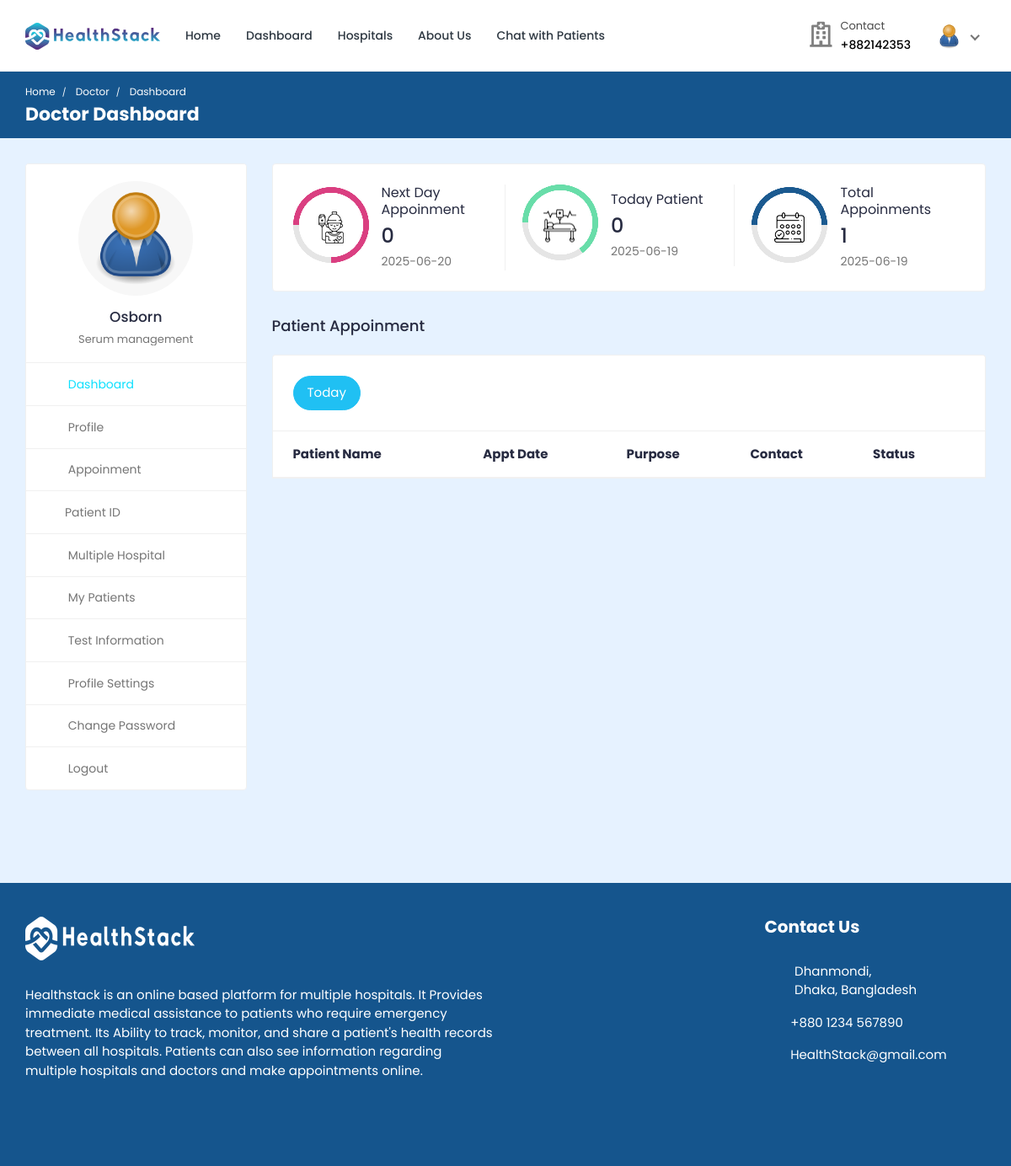
/doctor/doctor-dashboard/ (signed in), run on the app's committed database.
### doctor/models.py (models this page shows, shortened)
class Doctor_Information(models.Model):
    DOCTOR_TYPE = (
        ('Cardiologists', 'Cardiologists'),
        ('Neurologists', 'Neurologists'),
        ('Pediatricians', 'Pediatricians'),
        ('Physiatrists', 'Physiatrists'),
        ('Dermatologists', 'Dermatologists'),
    )
    doctor_id = models.AutoField(primary_key=True)
    user = models.OneToOneField(User, on_delete=models.CASCADE, null=True, blank=True, related_name='profile')
    name = models.CharField(max_length=200, null=True, blank=True)
    username = models.CharField(max_length=200, null=True, blank=True)
    gender = models.CharField(max_length=200, null=True, blank=True)
    description = models.TextField(max_length=1000, null=True, blank=True)
    department = models.CharField(max_length=200, choices=DOCTOR_TYPE, null=True, blank=True)
    department_name = models.ForeignKey(hospital_department, on_delete=models.SET_NULL, null=True, blank=True)
    specialization = models.ForeignKey(specialization, on_delete=models.SET_NULL, null=True, blank=True)
    featured_image = models.ImageField(upload_to='doctors/', default='doctors/user-default.png', null=True, blank=True)
    certificate_image = models.ImageField(upload_to='doctors_certificate/', default='doctors_certificate/default.png', null=True, blank=True)
    email = models.EmailField(max_length=200, null=True, blank=True)
    phone_number = models.CharField(max_length=200, null=True, blank=True)
    nid = models.CharField(max_length=200, null=True, blank=True)
    visiting_hour = models.CharField(max_length=200, null=True, blank=True)
    consultation_fee = models.IntegerField(null=True, blank=True)
    report_fee = models.IntegerField(null=True, blank=True)
    dob = models.CharField(max_length=200, null=True, blank=True)
    institute = models.CharField(max_length=200, null=True, blank=True)
    degree = models.CharField(max_length=200, null=True, blank=True)
    completion_year = models.CharField(max_length=200, null=True, blank=True)
    work_place = models.CharField(max_length=200, null=True, blank=True)
    designation = models.CharField(max_length=200, null=True, blank=True)
    start_year = models.CharField(max_length=200, null=True, blank=True)
    end_year = models.CharField(max_length=200, null=True, blank=True)
    register_status =  models.CharField(max_length=200, null=True, blank=True)
    hospital_name = models.ForeignKey(Hospital_Information, on_delete=models.SET_NULL, null=True, blank=True)

### hospital_admin/models.py (models this page shows, shortened)
class specialization(models.Model):
    specialization_id = models.AutoField(primary_key=True)
    specialization_name = models.CharField(max_length=200, null=True, blank=True)
    hospital = models.ForeignKey(Hospital_Information, on_delete=models.CASCADE, null=True, blank=True)

### doctor/views.py (the view)
# urls.py: path('doctor-dashboard/',views.doctor_dashboard, name='doctor-dashboard'),
@csrf_exempt
@login_required(login_url="doctor-login")
@cache_control(no_cache=True, must_revalidate=True, no_store=True)
def doctor_dashboard(request):
        if request.user.is_authenticated:
            if request.user.is_doctor:
                doctor = Doctor_Information.objects.get(user=request.user)
                current_date = datetime.date.today()
                current_date_str = str(current_date)
                today_appointments = Appointment.objects.filter(date=current_date_str).filter(doctor=doctor).filter(appointment_status='confirmed')
                next_date = current_date + datetime.timedelta(days=1) # next days date
                next_date_str = str(next_date)
                next_days_appointment = Appointment.objects.filter(date=next_date_str).filter(doctor=doctor).filter(Q(appointment_status='pending') | Q(appointment_status='confirmed')).count()
                today_patient_count = Appointment.objects.filter(date=current_date_str).filter(doctor=doctor).annotate(count=Count('patient'))
                total_appointments_count = Appointment.objects.filter(doctor=doctor).annotate(count=Count('id'))
            else:
                return redirect('doctor-logout')
            context = {'doctor': doctor, 'today_appointments': today_appointments, 'today_patient_count': today_patient_count, 'total_appointments_count': total_appointments_count, 'next_days_appointment': next_days_appointment, 'current_date': current_date_str, 'next_date': next_date_str}
            return render(request, 'doctor-dashboard.html', context)
        else:
            return redirect('doctor-login')

### templates/doctor-dashboard.html (shortened to what this page needs)
{% load static %}
<!DOCTYPE html>
<html lang="en">
  <head>
    <link
      rel="stylesheet"
      href="{% static 'HealthStack-System/css/Normal/bootstrap.min.css' %}"
    />
    <link
      rel="stylesheet"
      href="{% static 'HealthStack-System/plugins/Normal/fontawesome/css/fontawesome.min.css' %}"
    />
    <link
      rel="stylesheet"
      href="{% static 'HealthStack-System/plugins/Normal/fontawesome/css/all.min.css' %}"
    />
    <link
      rel="stylesheet"
      href="{% static 'HealthStack-System/css/Normal/style.css' %}"
    />
  </head>
  <body>
  {% if user.is_authenticated %}
    <div class="main-wrapper">
      <header class="header">{% include 'doctor-navbar.html' %}</header>
      <div class="breadcrumb-bar">
        <div class="container-fluid">
          <div class="row align-items-center">
            <div class="col-md-12 col-12">
              <nav aria-label="breadcrumb" class="page-breadcrumb">
                <ol class="breadcrumb">
                  <li class="breadcrumb-item">
                    <a href="{% url 'hospital_home'%}">Home</a>
                  </li>
                  <li class="breadcrumb-item active" aria-current="page">
                    Doctor
                  </li>
                  <li class="breadcrumb-item active" aria-current="page">
                    Dashboard
                  </li>
                </ol>
              </nav>
              <h2 class="breadcrumb-title">Doctor Dashboard</h2>{% include 'message.html' %}
            </div>
          </div>
        </div>
      </div>
      <div class="content">
        <div class="container-fluid">
          <div class="row">
            <div class="col-md-5 col-lg-4 col-xl-3 theiaStickySidebar">
              <div>{% include 'doctor-sidebar.html' %}</div>
            </div>
            <div class="col-md-7 col-lg-8 col-xl-9">
              <div class="row">
                <div class="col-md-12">
                  <div class="card dash-card">
                    <div class="card-body">
                      <div class="row">
                        <div class="col-md-12 col-lg-4">
                          <div class="dash-widget dct-border-rht">
                            <div class="circle-bar circle-bar1">
                              <div class="circle-graph1" data-percent="75">
                                <img
                                  src="{% static 'HealthStack-System/images/Normal/icon-01.png' %}"
                                  class="img-fluid"
                                  alt="patient"
                                />
                              </div>
                            </div>
                            <div class="dash-widget-info">
                              <h6>Next Day Appoinment</h6>
                              <h3>{{next_days_appointment}}</h3>
                              <p class="text-muted">{{next_date}}</p>
                            </div>
                          </div>
                        </div>
                        <div class="col-md-12 col-lg-4">
                          <div class="dash-widget dct-border-rht">
                            <div class="circle-bar circle-bar2">
                              <div class="circle-graph2" data-percent="65">
                                <img
                                  src="{% static 'HealthStack-System/images/Normal/icon-02.png' %}"
                                  class="img-fluid"
                                  alt="Patient"
                                />
                              </div>
                            </div>
                            <div class="dash-widget-info">
                              <h6>Today Patient</h6>
                              <h3>{{today_patient_count.count}}</h3>
                              <p class="text-muted">{{current_date}}</p>
                            </div>
                          </div>
                        </div>
                        <div class="col-md-12 col-lg-4">
                          <div class="dash-widget">
                            <div class="circle-bar circle-bar3">
                              <div class="circle-graph3" data-percent="50">
                                <img
                                  src="{% static 'HealthStack-System/images/Normal/icon-03.png' %}"
                                  class="img-fluid"
                                  alt="Patient"
                                />
                              </div>
                            </div>
                            <div class="dash-widget-info">
                              <h6>Total Appoinments</h6>
                              <h3>{{total_appointments_count.count}}</h3>
                              <p class="text-muted">{{current_date}}</p>
                            </div>
                          </div>
                        </div>
                      </div>
                    </div>
                  </div>
                </div>
              </div>
              <div class="row">
                <div class="col-md-12">
                  <h4 class="mb-4">Patient Appoinment</h4>
                  <div class="appointment-tab">
                    <ul class="nav nav-tabs nav-tabs-solid nav-tabs-rounded">
                      <li class="nav-item">
                        <a
                          class="nav-link active"
                          href="#today-appointments"
                          data-toggle="tab"
                          >Today</a
                        >
                      </li>
                    </ul>
                      <div class="tab-pane" id="today-appointments">
                        <div class="card card-table mb-0">
                          <div class="card-body">
                            <div class="table-responsive">
                              <table
                                class="table table-hover table-center mb-0"
                              >
                                <thead>
                                  <tr>
                                    <th>Patient Name</th>
                                    <th>Appt Date</th>
                                    <th>Purpose</th>
                                    <th>Contact</th>
                                    <th>Status</th>
                                  </tr>
                                </thead>
                              </table>
                            </div>
                          </div>
                        </div>
                      </div>
                    </div>
                  </div>
                </div>
              </div>
            </div>
          </div>
        </div>
      </div>
      {% include 'footer.html' %}
  {% else %}
  <p> You are not logged in </p>
  {% endif %}
  </body>
</html>

### templates/doctor-navbar.html (shortened to what this page needs)
{% load static %}
<nav class="navbar navbar-expand-lg header-nav">
  <div class="navbar-header">
    <a href="{% url 'hospital_home'%}" class="navbar-brand logo">
      <img
        src="{% static 'HealthStack-System/images/Normal/logo.jpg' %}"
        class="img-fluid"
        alt="Logo"
      />
    </a>
  </div>
  <div class="main-menu-wrapper">
    <ul class="main-nav">
      <li>
        <a href="{% url 'hospital_home'%}">Home</a>
      </li>
      <li>
        <a href="{% url 'doctor-dashboard'%}">Dashboard</a>
      </li>
      <li><a href="{% url 'multiple-hospital' %}" style="text-decoration: none;">Hospitals</a></li>
      <li>
        <a href="{% url 'about-us'%}">About Us</a>
      </li>
      <li>
        <a href="{% url 'chat-home' pk=user.id %}">Chat with Patients</a>
      </li>
    </ul>
  </div>
  <ul class="nav header-navbar-rht">
    <li class="nav-item contact-item">
      <div class="header-contact-img">
        <i class="far fa-hospital"></i>
      </div>
      <div class="header-contact-detail">
        <p class="contact-header">Contact</p>
        <p class="contact-info-header">+88{{doctor.phone_number}}</p>
      </div>
    </li>
    <li class="nav-item dropdown has-arrow logged-item">
      <a href="#" class="dropdown-toggle nav-link" data-toggle="dropdown">
        <span class="user-img">
          <img
            class="rounded-circle"
            src="{{ doctor.featured_image.url }}"
            width="31"
            alt="Darren Elder"
          />
        </span>
      </a>
    </li>
  </ul>
</nav>

### templates/doctor-sidebar.html (shortened to what this page needs)
{% load static %}
<div class="profile-sidebar">
  <div class="widget-profile pro-widget-content">
    <div class="profile-info-widget">
      <a href="#" class="booking-doc-img">
        <img
          src="{{ doctor.featured_image.url }}"
          alt="User Image"
        />
      </a>
      <div class="profile-det-info">
        <h3>{{ doctor.name }}</h3>
        <div class="patient-details">
          <h5 class="mb-0">{{doctor.specialization.specialization_name}}</h5>
        </div>
      </div>
    </div>
  </div>
  <div class="dashboard-widget">
    <nav class="dashboard-menu sidebar">
      <ul>
        <li class="active">
          <a href="{% url 'doctor-dashboard' %}">
            <i class="fas fa-columns"></i>
            <span>Dashboard</span>
          </a>
        </li>
        <li>
        <a href="{% url 'doctor-profile' pk=doctor.doctor_id %}">
          <i class="fas fa-user"></i>
          <span>Profile</span>
        </a>
      </li>
        <li>
          <a href="{% url 'appointments'%}">
            <i class="fas fa-user-circle"></i>
            <span>Appoinment</span>
          </a>
        </li>
        <li class="nav-item has-submenu">
            <a href="#" class="nav-link"><i class="fas fa-search"></i><span>Patient ID</span></a>
        </li>
        <li>
          <a href="{% url 'multiple-hospital' %}">
            <i class="fas fa-hospital"></i>
            <span>Multiple Hospital</span>
          </a>
      </li>
        <li>
          <a href="{% url 'my-patients' %}">
            <i class="fas fa-user-injured"></i>
            <span>My Patients</span>
          </a>
        </li>
        <li>
          <a href="{% url 'doctor-test-list'%}" target="_blank">
            <i class="fas fa-hourglass-start"></i>
            <span>Test Information</span>
          </a>
        </li>
        <li>
          <a
            href="{% url 'doctor-profile-settings' %}"
          >
            <i class="fas fa-user-cog"></i>
            <span>Profile Settings</span>
          </a>
        </li>
        <li>
          <a href="{% url 'doctor-change-password' pk=user.id%}">
            <i class="fas fa-lock"></i>
            <span>Change Password</span>
          </a>
        </li>
        <li>
          <a href="{% url 'doctor-logout'%}">
            <i class="fas fa-sign-out-alt"></i>
            <span>Logout</span>
          </a>
        </li>
      </ul>
    </nav>
  </div>
</div>

### data on the page
Doctor_Information: phone_number "2142353", featured_image (placeholder picture), name "Osborn", specialization.specialization_name "Serum management"

### other printed values
{{ next_days_appointment }} "0"
{{ next_date }} "2025-06-20"
{{ today_patient_count.count }} "0"
{{ current_date }} "2025-06-19"
{{ total_appointments_count.count }} "1"
